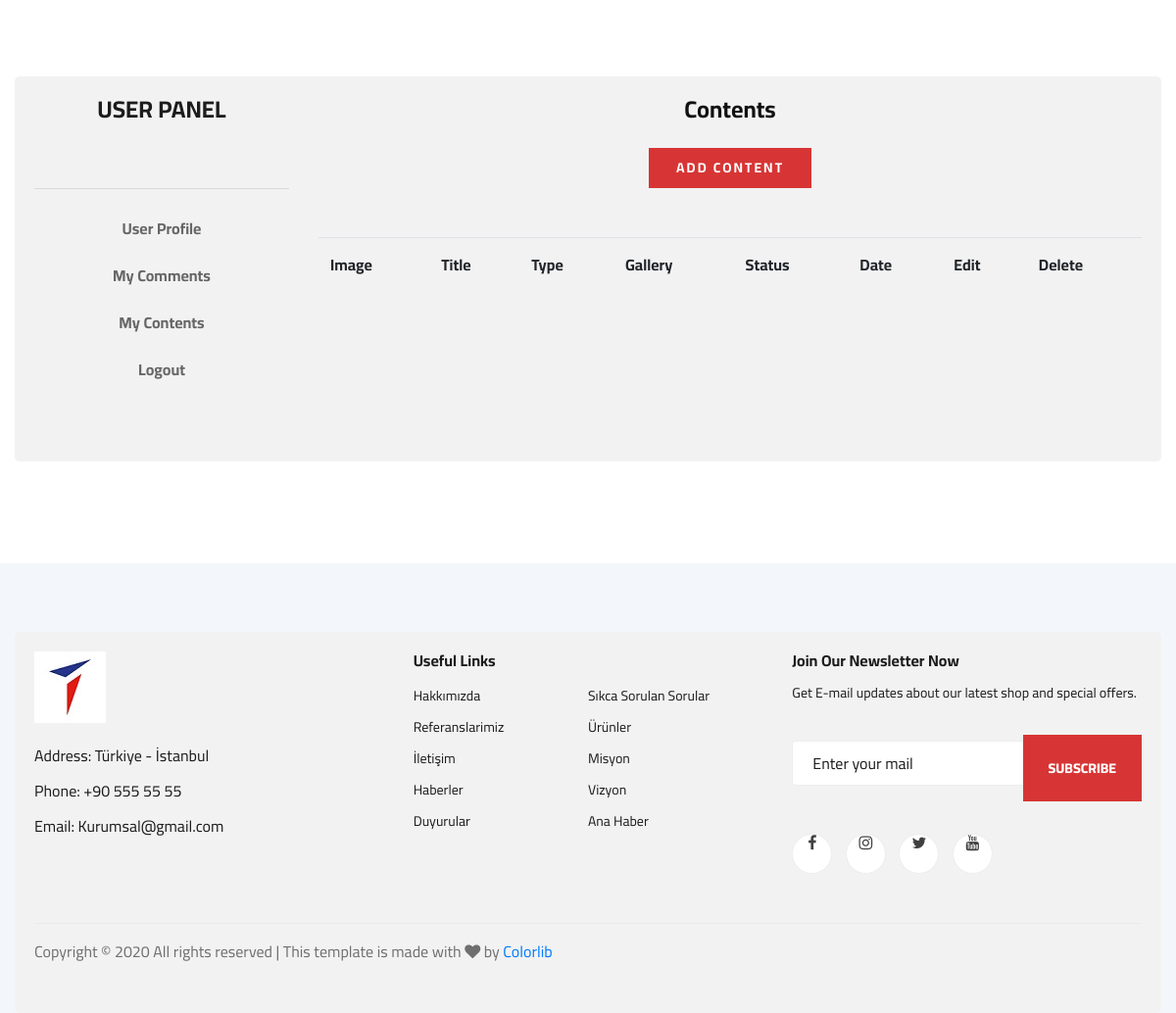
Before: /user/contents/ (signed in, lower part) with the older database file.
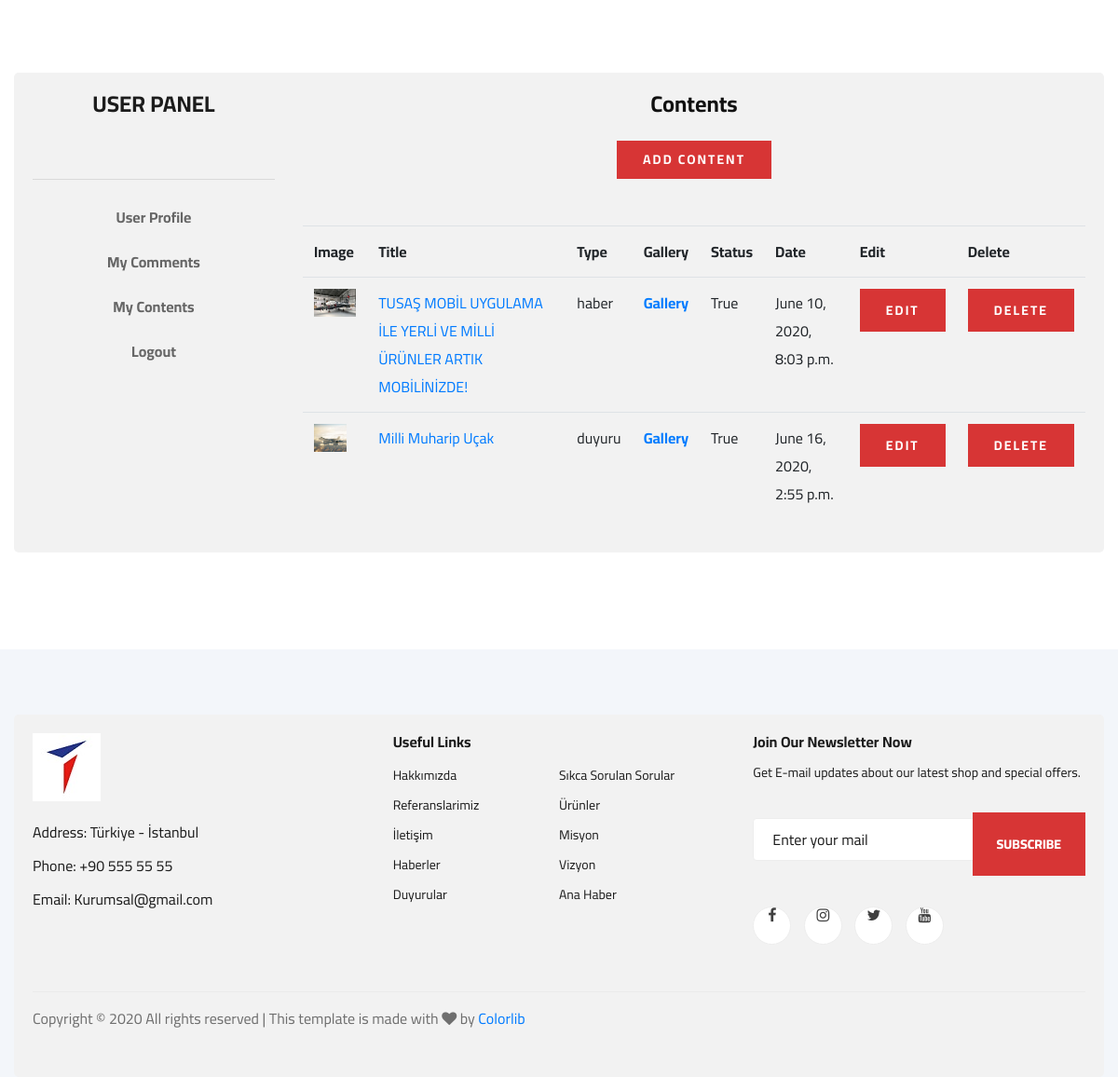
After: the same page with the newer database file.
### kurumsal/models.py (models this page shows, shortened)
class Kurumsal(models.Model):
    STATUS=(
        ('True', 'Evet'),
        ('False', 'Hayir')
    )
    category = models.ForeignKey(Category, on_delete=models.CASCADE, null=True)
    user = models.ForeignKey(User, on_delete=models.SET_NULL, null=True)
    title = models.CharField(max_length=150)
    description = models.CharField(max_length=255)
    keywords= models.CharField(max_length=255)
    image= models.ImageField(upload_to ='images/' )
    type = models.CharField(max_length=10, choices=TYPE)
    status= models.CharField(max_length=10, choices=STATUS)
    creat_at = models.DateTimeField(auto_now_add=True)
    update_at = models.DateTimeField(auto_now=True)
    detail= RichTextUploadingField(blank= True)
    slug=models.SlugField(null=False, unique=True)
    parent =models.ForeignKey('self', blank=True, null=True ,related_name='children', on_delete=models.CASCADE)
    def image_tag(self):
        return mark_safe('<img src="{}" height="50"/>'.format(self.image.url))
    image_tag.short_description = 'Image'

### user/views.py (the view)
# urls.py: path('contents/', views.contents, name='contents'),
@login_required(login_url='/login')
def contents(request):
    category = Category.objects.all()
    current_user = request.user
    contents = Kurumsal.objects.filter(user_id=current_user.id)
    context = {
        'category': category,
        'contents': contents,
    }
    return render(request, 'user_contents.html', context)

### user/templates/user_contents.html (shortened to what this page needs)
{% extends "homebase.html" %}
{% block sidebar %}
{% load mptt_tags %}
{% load static %}
<div class="contact-form spad">
    <div class="container">
        <div class="row">
            <div class="col-lg-3">
                <div class="section-title">
                    {% include  "user_panel.html" %}
                </div>
            </div>
            <div class="col-lg-9">
                <h4 style="text-align:center;"><b>Contents</b></h4>
                <br>
                <div class="section-title">
                    <a class="primary-btn" href="/user/addcontent">Add Content</a>
                </div>
                <table class="shopping-cart-table table">
                    <tr>
                        <th class="text-left">Image </th>
                        <th class="text-left">Title </th>
                        <th class="text-left">Type </th>
                        <th class="text-left">Gallery </th>
                        <th class="text-left">Status </th>
                        <th class="text-left">Date </th>
                        <th class="text-left">Edit </th>
                        <th class="text-left">Delete </th>
                    </tr>
                    {% for rs in contents %}
                    <tr>
                        <td class="text-left">
                            <a href="/kurumsal/{{ rs.id }}/{{ rs.slug }}">
                                <img src="{{ rs.image.url }}" style="height: 30px;">
                            </a>
                        </td>
                        <td class="text-left"><a href="/kurumsal/{{ rs.id }}/{{ rs.slug }}">{{ rs.title}} </a></td>
                        <td class="text-left">{{ rs.type}} </td>
                        <th class="text-left"><a href="javascript:;"
                                onclick="window.open('/user/contenaddimage/{{ rs.id }}', 'gallery', 'height=600, width=800, top=50, left=150')">Gallery</a>
                        </th>
                        <td class="text-left"> {{ rs.status }} </td>
                        <td class="text-left"> {{ rs.creat_at }} </td>
                        <td class="text-left"><a class="primary-btn" href="/user/contentedit/{{ rs.id }}"> Edit </a>
                        </td>
                        <td class="text-left"><a class="primary-btn" href="/user/contentdelete/{{ rs.id }}"
                                onclick="return confirm('Will be Delete ! Are you sure?' )"> Delete </a>
                        </td>
                    </tr>
                    {% endfor %}
                </table>
            </div>
        </div>
    </div>
</div>
{% endblock %}

Changed rows visible on the page:
now on this page (row edited): Kurumsal: image (picture), title "TUSAŞ MOBİL UYGULAMA İLE YERLİ VE MİLLİ ÜRÜNLER ARTIK MOBİLİNİZDE!", type "haber", status "True", creat_at "June 10, 2020, 8:03 p.m."
added Kurumsal: image (picture), title "Milli Muharip Uçak", type "duyuru", status "True", creat_at "June 16, 2020, 2:55 p.m."
